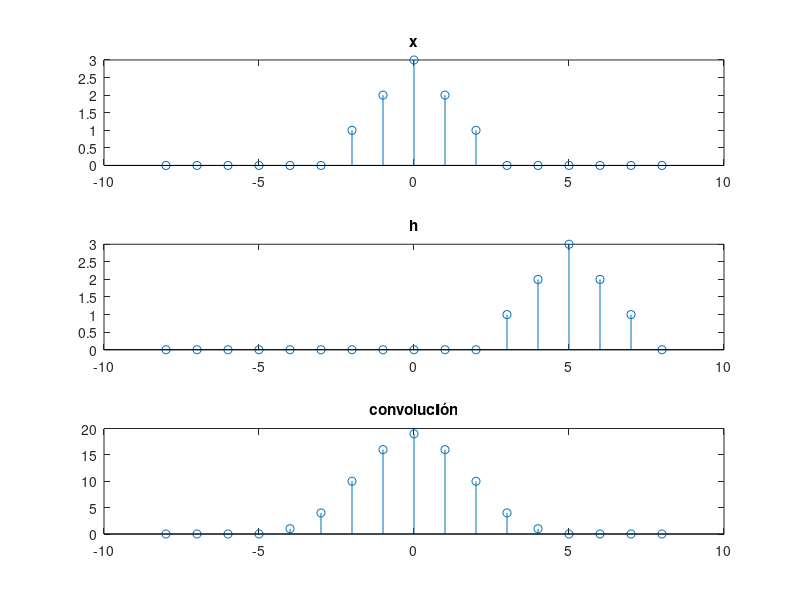

Reproduce this figure in MATLAB.
%% 
clc;
clear all;
close all;
operacion = 'convolución';
%operacion = 'correlación';

%% Señales (el nº de muestras debe ser impar)
%x = [0.25 0.5 1 0.5 0.25];
x = [1 2 3 2 1];
% Señal periódica 2 cos (2*pi*2) y con Fs = 40
%x = [2 1.9021 1.6180 1.1756 0.618 0 -0.618 -1.1756 -1.618 -1.9021 -2 -1.9021 -1.618 -1.1756 -0.618 0 0.618 1.1756 1.618 1.9021 2 1.9021 1.618 1.1756 0.618 0 -0.618 -1.1756 -1.618 -1.9021 -2 -1.9021 -1.618 -1.1756 -0.618 0 0.618 1.1756 1.618 1.9021 2];
% Señal periódica 2 cos (2*pi*2) y con Fs = 4
%x = [-2 2 -2 2 -2 2 -2];
    
%h = = [0.25 0.5 1 0.5 0.25];
%h = [1 2 3 4 5];
h = [1 2 3 2 1];
%h = [1 1 1 1 1];
%h = [1 0.5 0 0.5 1];
%h = [0 0 1 0 0];
%h = [0 1 0 0 0];
%h = [0 0 0 0 1];
% Señal periódica 2 cos (2*pi*2) y con Fs = 40
%h = [2 1.9021 1.6180 1.1756 0.618 0 -0.618 -1.1756 -1.618 -1.9021 -2 -1.9021 -1.618 -1.1756 -0.618 0 0.618 1.1756 1.618 1.9021 2 1.9021 1.618 1.1756 0.618 0 -0.618 -1.1756 -1.618 -1.9021 -2 -1.9021 -1.618 -1.1756 -0.618 0 0.618 1.1756 1.618 1.9021 2];
% Señal periódica 2 cos (2*pi*2) y con Fs = 4
%h = [-2 2 -2 2 -2 2 -2];

%% Se representa
n = 5; %Posición donde comienza la convolución/correlación
%n = 50; %Posición donde comienza la convolución/correlación para la señal periódica con Fs = 40
%n = 9;  %Posición donde comienza la convolución/correlación para la señal periódica con Fs = 4

dominio = -n-ceil(length(h)/2):n+ceil(length(h)/2);
rangox = zeros(size(dominio));
rangoh = zeros(size(dominio));
rangoconv = zeros(size(dominio));

%Centramos las señales
centro = find(dominio == 0);
rangox(centro-round(length(x)/2)+1:centro+round(length(x)/2)-1) = x;
rangoh(centro-round(length(h)/2)+1:centro+round(length(h)/2)-1) = h;

figure,
subplot(3,1,1), stem(dominio,rangox), title('x');
subplot(3,1,2), stem(dominio,rangoh), title('h');
subplot(3,1,3), stem(dominio,rangoconv), title (operacion);
pause(0.5);
%% Se refleja la señal (si la operación es convolución)

if operacion == 'convolución'
    h = h(end:-1:1);
    rangoh(round(length(rangoh)/2)-round(length(h)/2)+1:round(length(rangoh)/2)-round(length(h)/2)+length(h)) = h;
end


subplot(3,1,1), stem(dominio,rangox), title('x');
subplot(3,1,2), stem(dominio,rangoh), title('h');
subplot(3,1,3), stem(dominio,rangoconv), title (operacion);
pause(0.5);
%% Comienza la convolución/correlación

for i=-n:n
    posicion = find(i == dominio);
    rangoh = zeros(size(dominio));
    rangoh(posicion-round(length(h)/2)+1:posicion+round(length(h)/2)-1) = h;

    rangoconv(posicion) = sum(rangox .* rangoh);
    
    
    subplot(3,1,1), stem(dominio,rangox), title('x');
    subplot(3,1,2), stem(dominio,rangoh), title('h');
    subplot(3,1,3), stem(dominio,rangoconv), title (operacion);
    pause(0.5);
end 
    